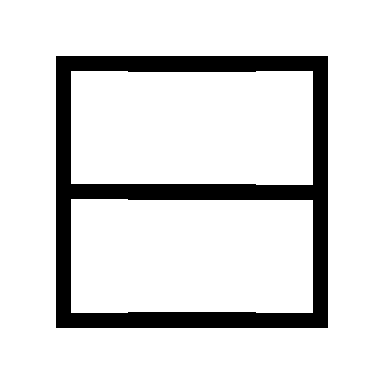

Rendered tile map (Tiled .tmx) drawn with the repository's tilesets; below, a short description and the full map source, tile grids included:
An orthogonal 3x3 tile map with 128x128 px tiles, 1 tile layer (Tile Layer 1).

<map version="1.5" tiledversion="1.7.2" orientation="orthogonal" renderorder="right-down" width="3" height="3" tilewidth="128" tileheight="128" infinite="0" nextlayerid="2" nextobjectid="1">
 <tileset firstgid="1" name="g1" tilewidth="128" tileheight="128" tilecount="15" columns="0">
  <grid orientation="orthogonal" width="1" height="1" />
  <tile id="0">
   <image width="128" height="128" source="../tileset/0.bmp" />
  </tile>
  <tile id="1">
   <image width="128" height="128" source="../tileset/1.bmp" />
  </tile>
  <tile id="2">
   <image width="128" height="128" source="../tileset/2.bmp" />
  </tile>
  <tile id="3">
   <image width="128" height="128" source="../tileset/3.bmp" />
  </tile>
  <tile id="4">
   <image width="128" height="128" source="../tileset/4.bmp" />
  </tile>
  <tile id="5">
   <image width="128" height="128" source="../tileset/5.bmp" />
  </tile>
  <tile id="6">
   <image width="128" height="128" source="../tileset/6.bmp" />
  </tile>
  <tile id="7">
   <image width="128" height="128" source="../tileset/7.bmp" />
  </tile>
  <tile id="8">
   <image width="128" height="128" source="../tileset/8.bmp" />
  </tile>
  <tile id="9">
   <image width="128" height="128" source="../tileset/9.bmp" />
  </tile>
  <tile id="10">
   <image width="128" height="128" source="../tileset/10.bmp" />
  </tile>
  <tile id="11">
   <image width="128" height="128" source="../tileset/11.bmp" />
  </tile>
  <tile id="12">
   <image width="128" height="128" source="../tileset/12.bmp" />
  </tile>
  <tile id="13">
   <image width="128" height="128" source="../tileset/13.bmp" />
  </tile>
  <tile id="14">
   <image width="128" height="128" source="../tileset/14.bmp" />
  </tile>
 </tileset>
 <layer id="1" name="Tile Layer 1" width="3" height="3">
  <data encoding="csv">
8,6,9,
12,6,14,
7,6,10
</data>
 </layer>
</map>
